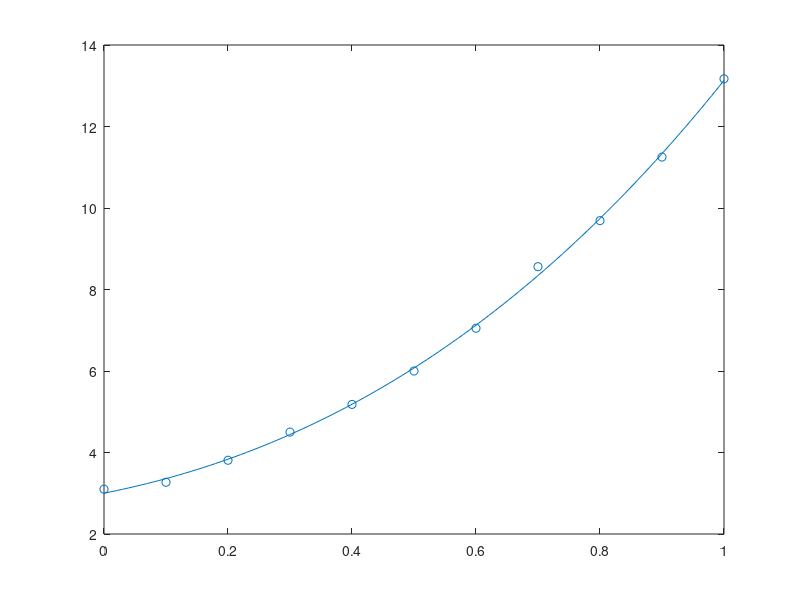
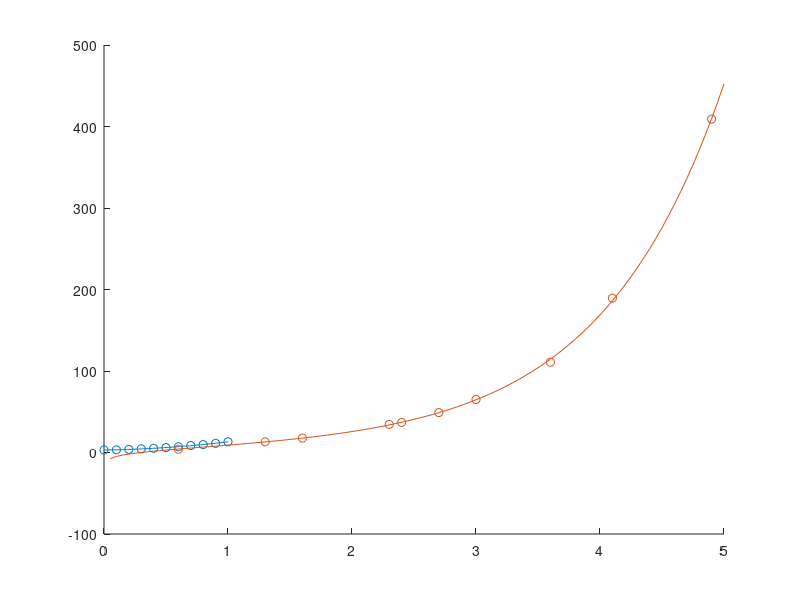

Recreate these plots in MATLAB, in order.
%% lsqcurvefit
xdata=0:0.1:1;
ydata=[3.1,3.27,3.81,4.5,5.18,6,7.05,8.56,9.69,11.25,13.17];
x0=[0,0,0];
f=@(x,xdata) x(1)*exp(xdata)+x(2)*xdata.^2+x(3)*xdata.^3;
[x,resnorm]=lsqcurvefit(f,x0,xdata,ydata);
xdata1=0:0.01:1;
figure;
plot(xdata1,f(x,xdata1));
hold on
scatter(xdata,ydata);


%% example2  polyfit
xdata=0:0.1:1;
ydata=[3.1,3.27,3.81,4.5,5.18,6,7.05,8.56,9.69,11.25,13.17];
p=polyfit(xdata,ydata,3);
x=0:0.01:1;
figure;
hold on
plot(x,polyval(p,x));
scatter(xdata,ydata);

%% example3 lsqcurvefit
xdata=[1.6 2.7 1.3 4.1 3.6 2.3 0.6 4.9 3 2.4];
ydata=[17.7 49 13.1 189.4 110.8 34.5 4 409.1 65 36.9];
f=@(x,xdata) x(1)*exp(xdata)+x(2)*sin(xdata)+x(3)*log(xdata);
x0=[0 0 0];
[x resnorm]=lsqcurvefit(f,x0,xdata,ydata);
xdata1=0:0.05:5;
plot(xdata1,f(x,xdata1));
hold on
scatter(xdata,ydata);




